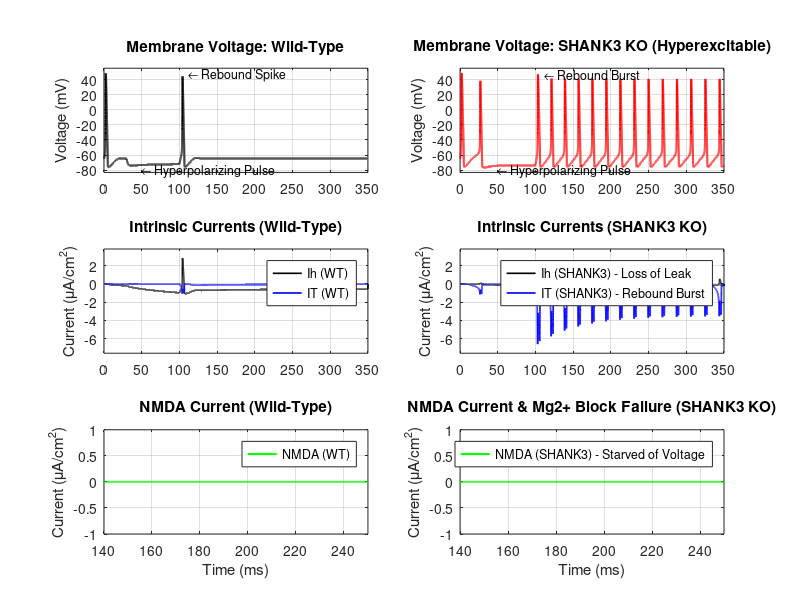

Write the MATLAB code that produced this figure.
% =========================================================================
% Biophysical Simulation of SHANK3 Deficiency in a Cortical Neuron
% Model: Single-compartment Hodgkin-Huxley with intrinsic and synaptic currents
% =========================================================================

clear; clc; close all;

%% 1. Simulation Parameters
dt = 0.01;              % Time step (ms)
T_total = 350;          % Total simulation time (ms)
time = 0:dt:T_total;    % Time vector
N = length(time);       % Number of time steps

%% 2. Biophysical Parameters (WT vs SHANK3)
% Common Reversal Potentials (mV)
E_Na = 50; E_K = -77; E_L = -54.4; E_h = -43; E_Ca = 120;
E_exc = 0; E_inh = -70;

% Membrane Capacitance (uF/cm^2)
% SHANK3 spines are smaller, effectively reducing total local capacitance
Cm_WT = 1.0; 
Cm_SH = 0.8; 

% Leak Conductance (mS/cm^2)
g_L_WT = 0.3; g_L_SH = 0.3;

% -- INTRINSIC CURRENTS --
g_Na_WT = 120;  g_Na_SH = 120; 
g_K_WT = 36;    g_K_SH = 25;    % SHANK3: Reduced K+ for homeostatic excitability
g_h_WT = 0.2;   g_h_SH = 0.04;  % SHANK3: Loss of HCN channel scaffolding
g_T_WT = 0.05;  g_T_SH = 0.25;  % SHANK3: Upregulated T-type Calcium current

% -- SYNAPTIC CURRENTS --
g_AMPA_WT = 0.2;    g_AMPA_SH = 0.08;   % SHANK3: Reduced AMPA density
g_NMDA_WT = 0.1;    g_NMDA_SH = 0.04;   % SHANK3: Reduced NMDA density
tau_NMDA_WT = 50;   tau_NMDA_SH = 80;   % SHANK3: GluN2B shift (slower decay)
tau_AMPA = 2; 

%% 3. Stimulation Protocol
% We apply a hyperpolarizing pulse to observe input resistance and Ih,
% followed by a burst of excitatory synaptic inputs.
I_inj = zeros(1, N);
% Deeper hyperpolarizing pulse: it must be strong enough to de-inactivate
% the Na+ (h) and T-type Ca2+ (u) channels so the Wild-Type neuron fires a
% post-inhibitory REBOUND spike when the pulse is released at 100 ms.
I_inj(time > 30 & time < 100) = -6.0; % Hyperpolarizing pulse

% Excitatory synaptic inputs disabled for now: this protocol studies only
% the response to the hyperpolarizing pulse (post-inhibitory rebound).
spike_times = []; % (was [150, 160, 170] ms)

%% 4. Initialization Arrays
V_WT = -65 * ones(1, N); V_SH = -65 * ones(1, N);

% Gating variables (m, h, n for HH; r for Ih; u for IT)
m_WT=0; h_WT=1; n_WT=0; r_WT=0; u_WT=0;
m_SH=0; h_SH=1; n_SH=0; r_SH=0; u_SH=0;

% Synaptic gating variables
s_AMPA_WT=0; s_NMDA_WT=0;
s_AMPA_SH=0; s_NMDA_SH=0;

% Arrays to store currents for plotting
I_NMDA_WT_arr = zeros(1,N); I_NMDA_SH_arr = zeros(1,N);
I_T_WT_arr = zeros(1,N);    I_T_SH_arr = zeros(1,N);
I_h_WT_arr = zeros(1,N);    I_h_SH_arr = zeros(1,N);

%% 5. Main Euler Integration Loop
for i = 1:N-1
    
    % --- Current Voltage ---
    v_W = V_WT(i) + 1e-6; % Add eps to avoid divide by zero at specific voltages
    v_S = V_SH(i) + 1e-6;
    
    % --- Synaptic Activation ---
    % Add discrete spikes to synaptic variables
    if any(abs(time(i) - spike_times) < dt)
        s_AMPA_WT = s_AMPA_WT + 0.5; s_NMDA_WT = s_NMDA_WT + 0.5;
        s_AMPA_SH = s_AMPA_SH + 0.5; s_NMDA_SH = s_NMDA_SH + 0.5;
    end
    
    % Synaptic Decay
    s_AMPA_WT = s_AMPA_WT - (s_AMPA_WT / tau_AMPA) * dt;
    s_NMDA_WT = s_NMDA_WT - (s_NMDA_WT / tau_NMDA_WT) * dt;
    s_AMPA_SH = s_AMPA_SH - (s_AMPA_SH / tau_AMPA) * dt;
    s_NMDA_SH = s_NMDA_SH - (s_NMDA_SH / tau_NMDA_SH) * dt;

    % Mg2+ Block (Jahr & Stevens 1990) - Extracellular Mg = 1.0 mM
    B_WT = 1 / (1 + (1.0 / 3.57) * exp(-0.062 * v_W));
    B_SH = 1 / (1 + (1.0 / 3.57) * exp(-0.062 * v_S));
    
    % Synaptic Currents
    I_AMPA_WT = g_AMPA_WT * s_AMPA_WT * (v_W - E_exc);
    I_NMDA_WT = g_NMDA_WT * s_NMDA_WT * B_WT * (v_W - E_exc);
    I_AMPA_SH = g_AMPA_SH * s_AMPA_SH * (v_S - E_exc);
    I_NMDA_SH = g_NMDA_SH * s_NMDA_SH * B_SH * (v_S - E_exc);
    
    % --- WT Kinematics (Na, K, h, T) ---
    am = 0.1*(v_W+40)/(1-exp(-(v_W+40)/10)); bm = 4.0*exp(-(v_W+65)/18);
    ah = 0.07*exp(-(v_W+65)/20);             bh = 1.0/(1+exp(-(v_W+35)/10));
    an = 0.01*(v_W+55)/(1-exp(-(v_W+55)/10)); bn = 0.125*exp(-(v_W+65)/80);
    
    r_inf = 1/(1+exp((v_W+80)/8)); tau_r = 100; % Ih kinetics
    u_inf = 1/(1+exp((v_W+80)/5)); tau_u = 50;  % IT slow inactivation
    s_inf_WT = 1/(1+exp(-(v_W+60)/6));          % IT fast activation
    
    m_WT = m_WT + (am*(1-m_WT) - bm*m_WT)*dt;
    h_WT = h_WT + (ah*(1-h_WT) - bh*h_WT)*dt;
    n_WT = n_WT + (an*(1-n_WT) - bn*n_WT)*dt;
    r_WT = r_WT + ((r_inf - r_WT)/tau_r)*dt;
    u_WT = u_WT + ((u_inf - u_WT)/tau_u)*dt;
    
    % WT Currents
    I_Na_W = g_Na_WT * m_WT^3 * h_WT * (v_W - E_Na);
    I_K_W  = g_K_WT * n_WT^4 * (v_W - E_K);
    I_L_W  = g_L_WT * (v_W - E_L);
    I_h_W  = g_h_WT * r_WT * (v_W - E_h);
    I_T_W  = g_T_WT * s_inf_WT^2 * u_WT * (v_W - E_Ca);
    
    % --- SHANK3 Kinematics (Na, K, h, T) ---
    am_S = 0.1*(v_S+40)/(1-exp(-(v_S+40)/10)); bm_S = 4.0*exp(-(v_S+65)/18);
    ah_S = 0.07*exp(-(v_S+65)/20);             bh_S = 1.0/(1+exp(-(v_S+35)/10));
    an_S = 0.01*(v_S+55)/(1-exp(-(v_S+55)/10)); bn_S = 0.125*exp(-(v_S+65)/80);
    
    r_inf_S = 1/(1+exp((v_S+80)/8)); 
    u_inf_S = 1/(1+exp((v_S+80)/5)); 
    s_inf_SH = 1/(1+exp(-(v_S+60)/6));
    
    m_SH = m_SH + (am_S*(1-m_SH) - bm_S*m_SH)*dt;
    h_SH = h_SH + (ah_S*(1-h_SH) - bh_S*h_SH)*dt;
    n_SH = n_SH + (an_S*(1-n_SH) - bn_S*n_SH)*dt;
    r_SH = r_SH + ((r_inf_S - r_SH)/tau_r)*dt;
    u_SH = u_SH + ((u_inf_S - u_SH)/tau_u)*dt;
    
    % SHANK3 Currents
    I_Na_S = g_Na_SH * m_SH^3 * h_SH * (v_S - E_Na);
    I_K_S  = g_K_SH * n_SH^4 * (v_S - E_K);
    I_L_S  = g_L_SH * (v_S - E_L);
    I_h_S  = g_h_SH * r_SH * (v_S - E_h);
    I_T_S  = g_T_SH * s_inf_SH^2 * u_SH * (v_S - E_Ca);
    
    % --- Voltage Update (dV/dt) ---
    V_WT(i+1) = v_W + (dt/Cm_WT) * (I_inj(i) - (I_Na_W + I_K_W + I_L_W + I_h_W + I_T_W + I_AMPA_WT + I_NMDA_WT));
    V_SH(i+1) = v_S + (dt/Cm_SH) * (I_inj(i) - (I_Na_S + I_K_S + I_L_S + I_h_S + I_T_S + I_AMPA_SH + I_NMDA_SH));
    
    % Store for plotting
    I_NMDA_WT_arr(i) = I_NMDA_WT; I_NMDA_SH_arr(i) = I_NMDA_SH;
    I_T_WT_arr(i) = I_T_W;        I_T_SH_arr(i) = I_T_S;
    I_h_WT_arr(i) = I_h_W;        I_h_SH_arr(i) = I_h_S;
end

%% 6. Plotting the Results
% Wild-Type and SHANK3 KO are shown on SEPARATE plots (no overlay):
%   Left  column  -> Wild-Type
%   Right column  -> SHANK3 KO
% Each row shares the same y-axis limits so the two genotypes stay
% directly comparable side-by-side.
figure('Name', 'SHANK3 Biophysical Simulation', 'Position', [100, 100, 1100, 750]);

% ---- Shared y-limits per row (computed so both panels use one scale) ----
% pad_lim() adds a 5% margin (min 1 unit) so paired panels use one y-scale.
pad_lim = @(d) [min(d(:)), max(d(:))] + [-1, 1] * max(0.05*(max(d(:))-min(d(:))), 1);
V_lim      = pad_lim([V_WT, V_SH]);
I_int_lim  = pad_lim([I_h_WT_arr, I_h_SH_arr, I_T_WT_arr, I_T_SH_arr]);
I_nmda_lim = pad_lim([I_NMDA_WT_arr, I_NMDA_SH_arr]);

% 6.1 Membrane Voltage -- Wild-Type
subplot(3,2,1);
plot(time, V_WT, 'k', 'LineWidth', 1.5);
title('Membrane Voltage: Wild-Type');
ylabel('Voltage (mV)'); ylim(V_lim); grid on;
text(50, V_lim(1)+3, '\leftarrow Hyperpolarizing Pulse', 'FontSize', 9);
text(112, V_lim(2)-8, '\leftarrow Rebound Spike', 'FontSize', 9);

% 6.1b Membrane Voltage -- SHANK3 KO
subplot(3,2,2);
plot(time, V_SH, 'r', 'LineWidth', 1.5);
title('Membrane Voltage: SHANK3 KO (Hyperexcitable)');
ylabel('Voltage (mV)'); ylim(V_lim); grid on;
text(50, V_lim(1)+3, '\leftarrow Hyperpolarizing Pulse', 'FontSize', 9);
text(112, V_lim(2)-8, '\leftarrow Rebound Burst', 'FontSize', 9);

% 6.2 Intrinsic Currents (Ih and IT) -- Wild-Type
subplot(3,2,3);
plot(time, I_h_WT_arr, 'k', 'LineWidth', 1.2); hold on;
plot(time, I_T_WT_arr, 'b', 'LineWidth', 1.2);
title('Intrinsic Currents (Wild-Type)');
ylabel('Current (\muA/cm^2)'); ylim(I_int_lim); grid on;
legend('Ih (WT)', 'IT (WT)');

% 6.2b Intrinsic Currents (Ih and IT) -- SHANK3 KO
subplot(3,2,4);
plot(time, I_h_SH_arr, 'k', 'LineWidth', 1.2); hold on;
plot(time, I_T_SH_arr, 'b', 'LineWidth', 1.2);
title('Intrinsic Currents (SHANK3 KO)');
ylabel('Current (\muA/cm^2)'); ylim(I_int_lim); grid on;
legend('Ih (SHANK3) - Loss of Leak', 'IT (SHANK3) - Rebound Burst');

% 6.3 NMDA Current -- Wild-Type
subplot(3,2,5);
plot(time, I_NMDA_WT_arr, 'g', 'LineWidth', 1.5);
title('NMDA Current (Wild-Type)');
xlabel('Time (ms)'); ylabel('Current (\muA/cm^2)');
ylim(I_nmda_lim); xlim([140 250]); grid on;
legend('NMDA (WT)');

% 6.3b NMDA Current -- SHANK3 KO
subplot(3,2,6);
plot(time, I_NMDA_SH_arr, 'g', 'LineWidth', 1.5);
title('NMDA Current & Mg2+ Block Failure (SHANK3 KO)');
xlabel('Time (ms)'); ylabel('Current (\muA/cm^2)');
ylim(I_nmda_lim); xlim([140 250]); grid on;
legend('NMDA (SHANK3) - Starved of Voltage');

disp('Simulation Complete. Observing plots...');
